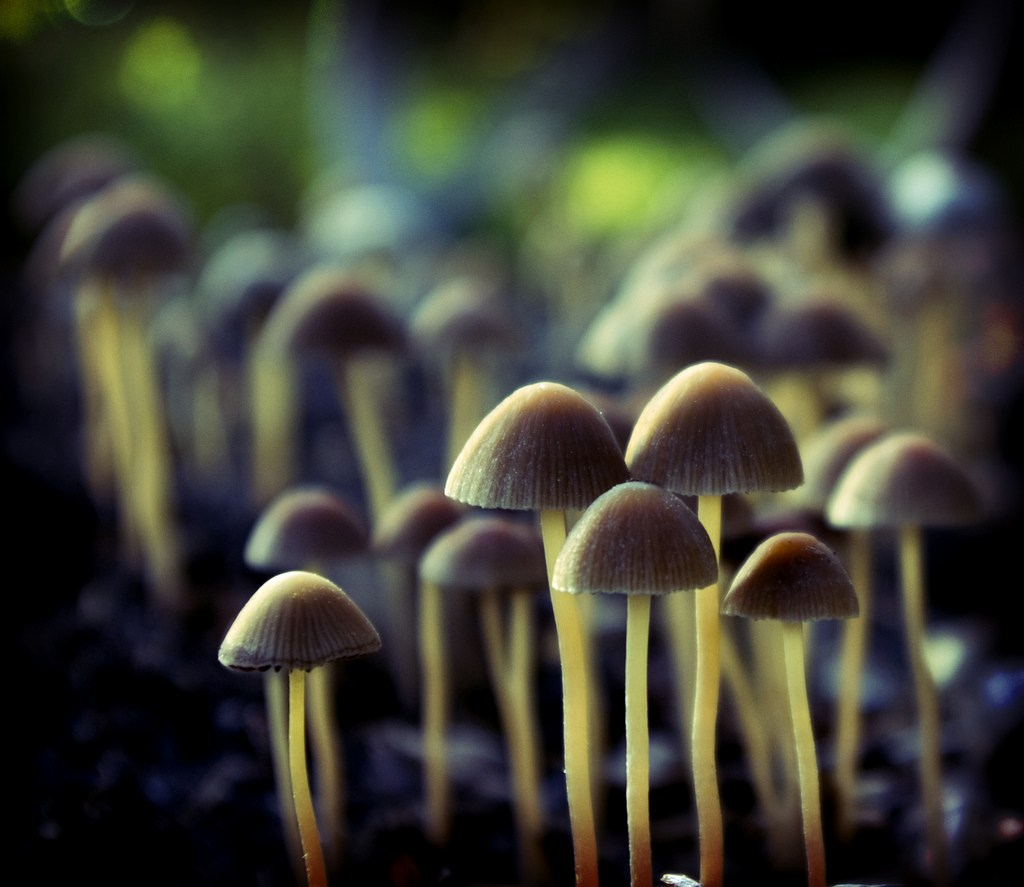
#> input picture Assignment 2/mushroom.jpg, 1024 x 887 px
$ jupyter execute asn2-q3.ipynb
#> lines starting #> are read from the running program, lines starting #| are printed output that depends on the picture; after the words box and inside, x2 and y2 are one past the last pixel; in counts of white or black regions, pixels touching at a corner belong together
# Question 3

In this question we will
- Practice using the Canny edge detector to identify significant edges in images.

[cell 1]
# boilerplate imports

import matplotlib.pyplot as plt
import skimage.data as skdata
import skimage.feature as skfeat
import skimage.color as skcolor
import skimage.io as skio

# Step 1: Perform Canny edge detection on the `skdata.astronaut()` image.

- call skimage.astronaut() to obtain the image
- convert it to grayscale
- perform Canny edge detection (`skfeat.canny()` function) on the grayscale image -- select the parameters to optimize the edge detection to find only the edges of major salient objects in the scene such as the person, helmet, flag, and space shuttle model (you won't be able to do this perfectly, but do the best you can).
- display the result of the Canny edge detection as a binary image.

[cell 2]
# Write your code here.
astro = skdata.astronaut()
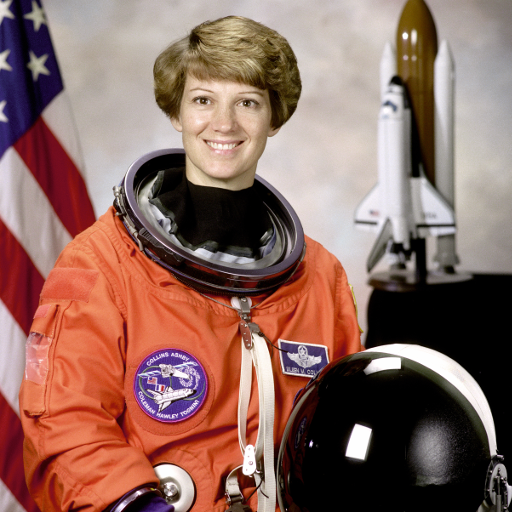
#> astro: shape (512, 512, 3); mean R, G, B 141.6, 105.8, 96.5
astro_grey = skcolor.rgb2gray(astro)
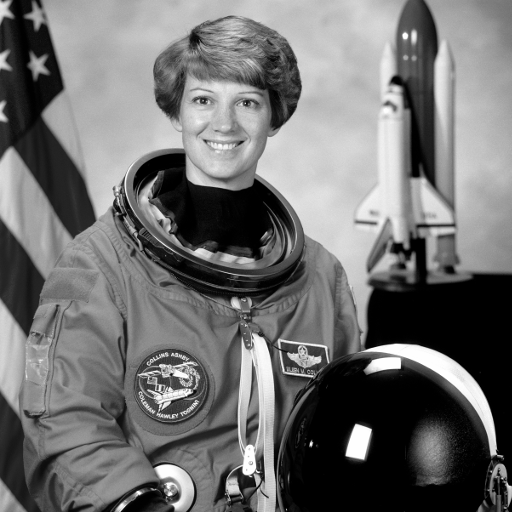
#> astro_grey: shape (512, 512) float64; min 0, max 1, mean 0.442

edges_A = skfeat.canny(
    astro_grey,
    sigma=2.0,
    low_threshold=0.2,
    high_threshold=0.77,
    use_quantiles=True
)
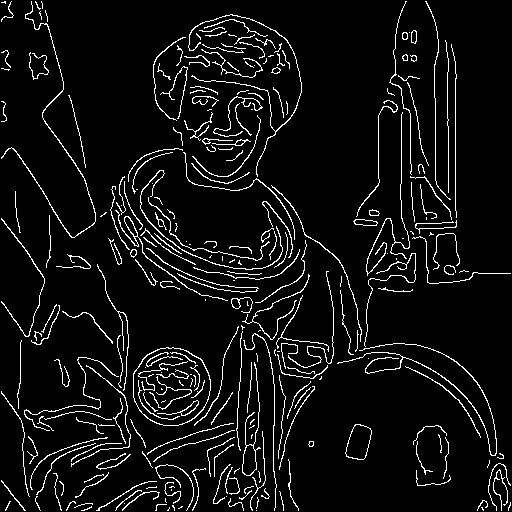
#> edges_A: shape (512, 512) bool; 6.4% white in thin lines or dots

fig, ax = plt.subplots(1,2, figsize=(12,6))
ax[0].imshow(astro)
ax[1].imshow(edges_A, cmap='gray')
plt.title("Canny edges: astronaut")
ax[0].axis('off')
ax[1].axis('off')
plt.show()
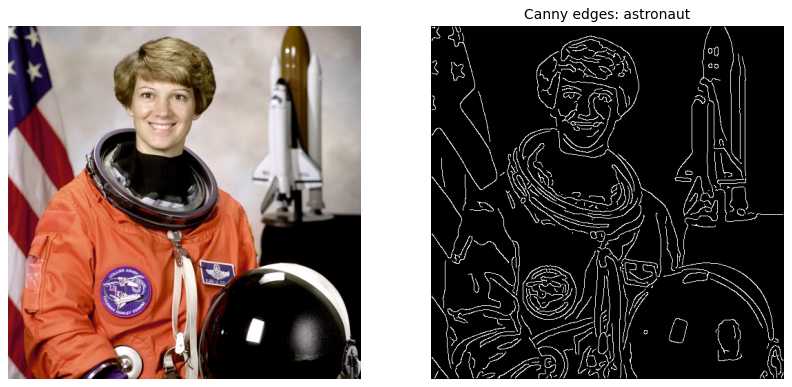
#> figure drawn by matplotlib, 2 panels

# Step 2: Justify your parameter selection

1. Explain why you selected the parameters that you did and justify why they are appropriate for the given edge detection task and context.

    * The given parameters preserved the edges of important details like the ship in the background, the stars on the flag, and her eyes/smile/hairline, while limitting the amount of unneccessary details like lines in the suit from rumpled fabric. I think if I was trying a more thorough approach I would try to do some sort of blurring for just the colours orange and blonde so her hair and suit had less lines in them

# Step 3: Repeat for the `mushroom.jpg` image.

- load the image file `mushroom.jpg` provided with this assignment and convert it to grayscale
- perform Canny edge detection on the grayscale image -- select the parameters to find only the edges of the five mushrooms in the foreground that are in focus (you won't be able to do this perfectly, but do the best you can).
- display the result of the Canny edge detection as a binary image.

[cell 3]
# Since this image is a little larger, it may display with a fuzzy appearance if you don't increase the
# resolution of figure rendering a bit.  Before you call plt.imshow(), call plt.figure(dpi=300).
# This will result in a clearer display of the binary edge image.

from skimage.io import imread

# Write your code here.
mush = imread("mushroom.jpg")
#> mush is the input picture: shape (887, 1024, 3); mean R, G, B 62.7, 63.7, 53
mush_grey = skcolor.rgb2gray(mush)
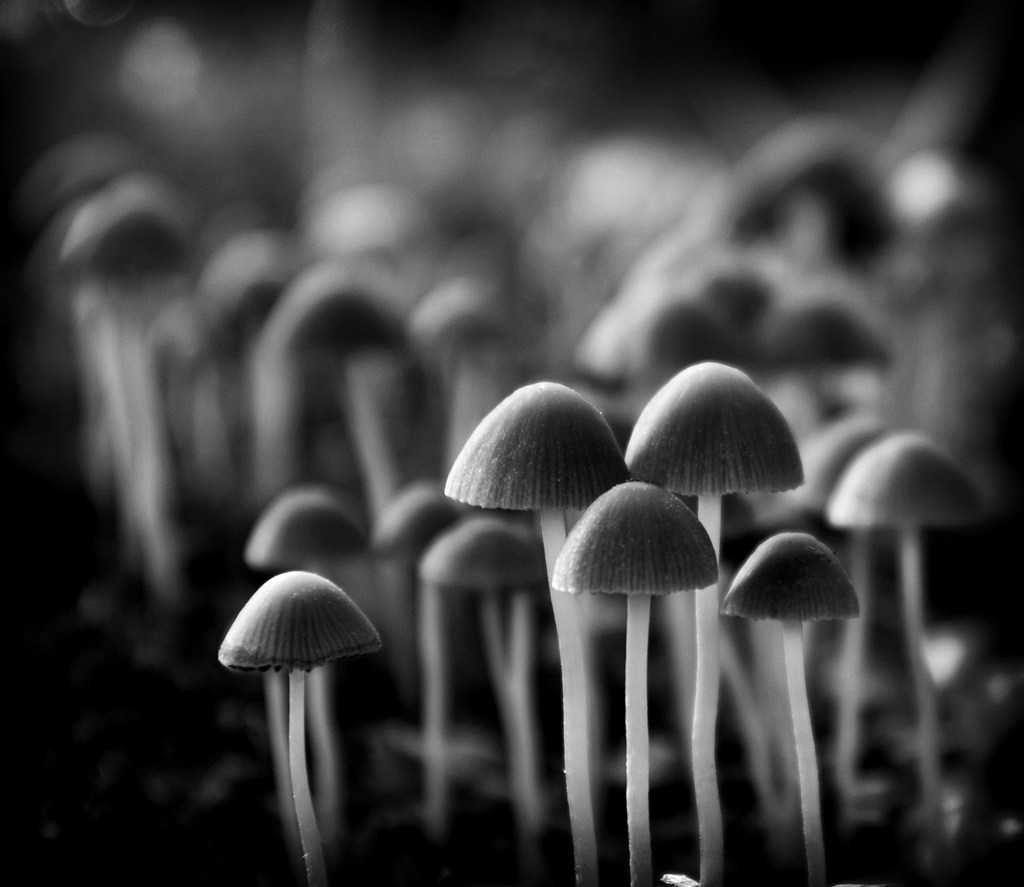
#> mush_grey: shape (887, 1024) float64; min 0, max 1, mean 0.246

edges_M = skfeat.canny(
    mush_grey,
    sigma=0.5,
    low_threshold=0.96,
    high_threshold=.98,
    use_quantiles=True
)
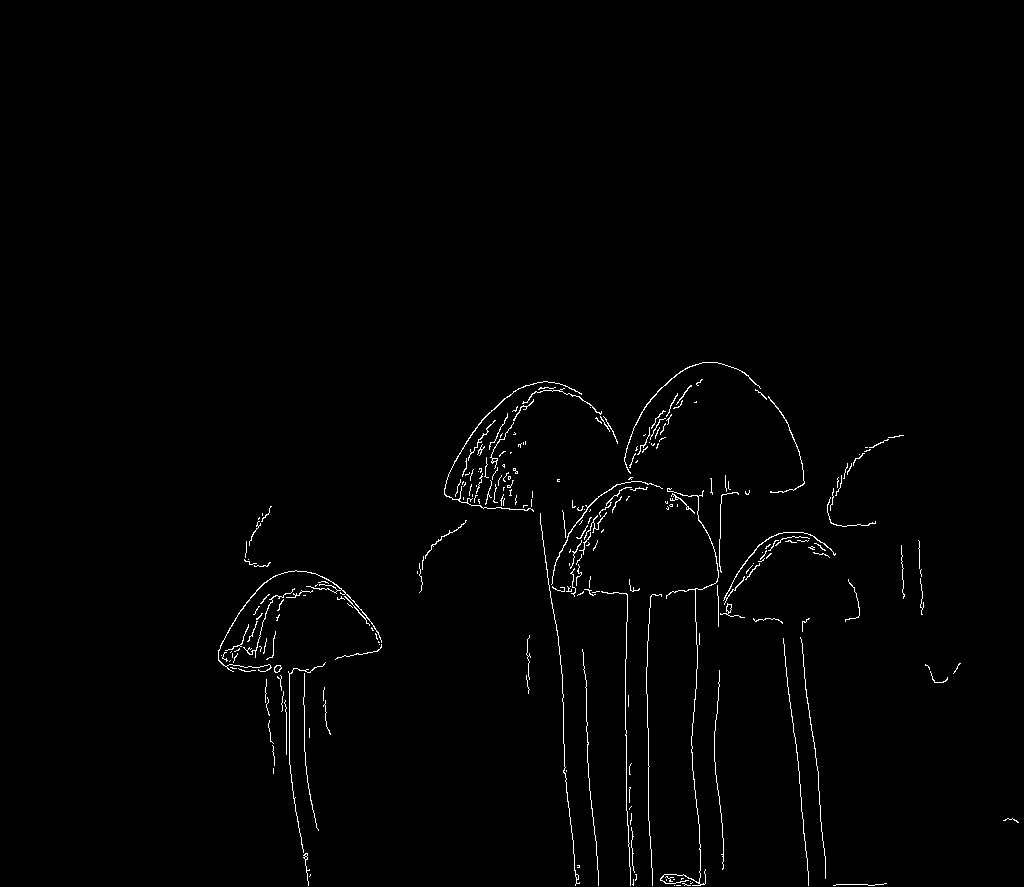
#> edges_M: shape (887, 1024) bool; 1% white in thin lines or dots, all inside (x1, y1, x2, y2) = (218, 362, 1019, 886)

fig, ax = plt.subplots(1,2, figsize=(16,10))
ax[0].imshow(mush)
ax[1].imshow(edges_M, cmap='gray')
plt.title("Canny edges: mushroom")
ax[0].axis('off')
ax[1].axis('off')
plt.show()

$ run again, with Assignment 2/waterfall.jpg copied over Assignment 2/mushroom.jpg
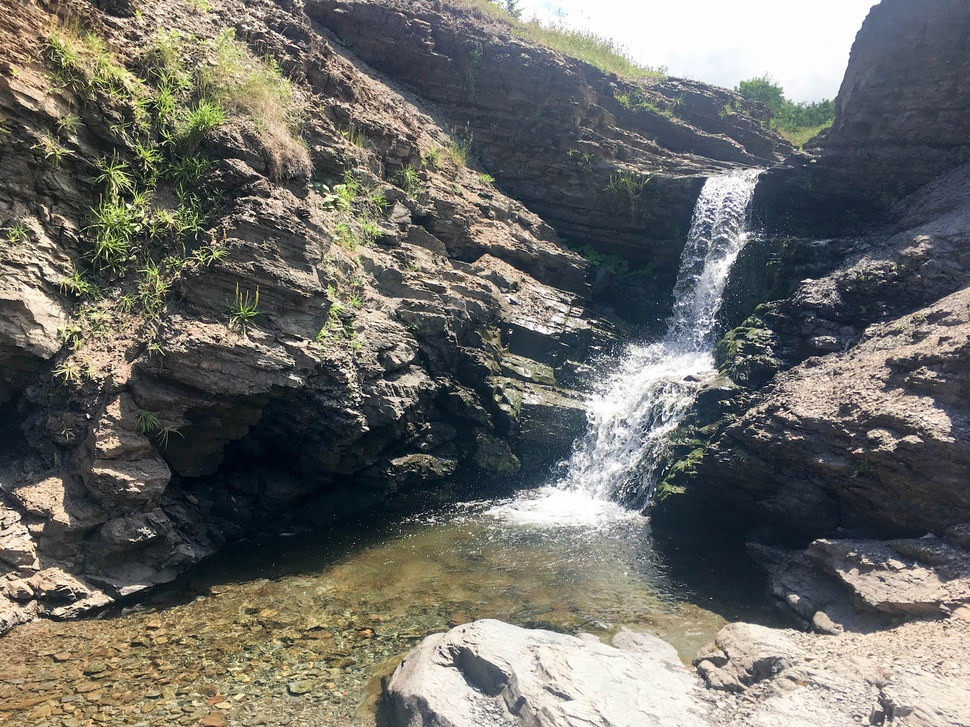
#> input picture Assignment 2/waterfall.jpg, 970 x 727 px, shrunk from 2000 x 1500 before the run
#> edges_A: shape (512, 512) bool; 6.4% white in thin lines or dots
#> mush is the input picture: shape (727, 970, 3); mean R, G, B 109.5, 108.9, 103.8
#> `mush_grey = skcolor.rgb2gray(mush)`:
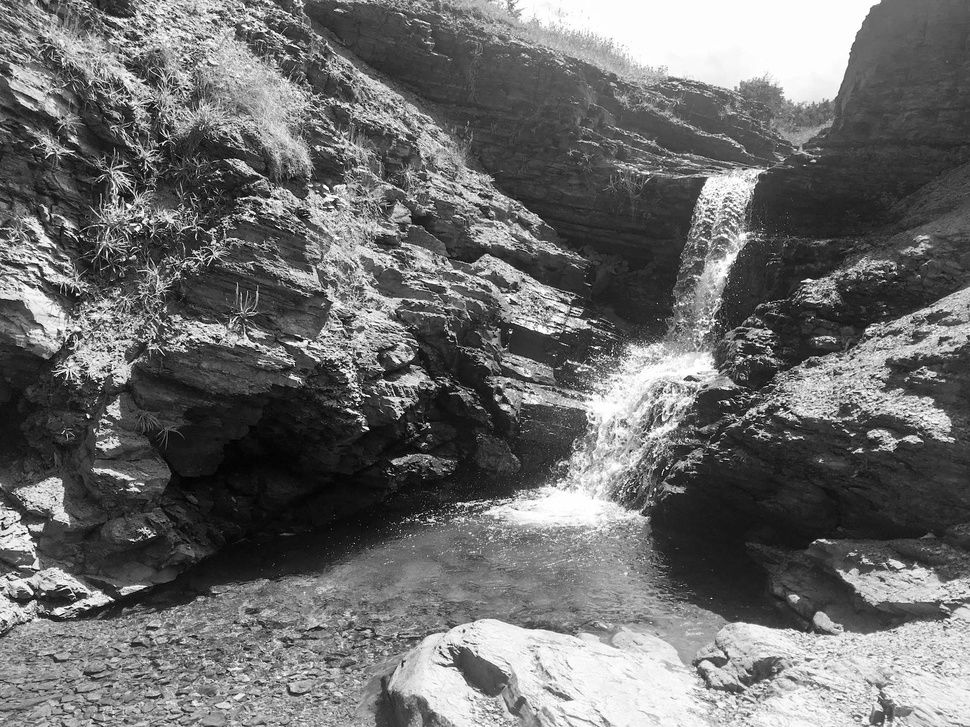
#> mush_grey: shape (727, 970) float64; min 0.000833, max 1, mean 0.426
#> `edges_M = skfeat.canny( mush_grey, sigma=0.5, low_threshold=0.96, high..`:
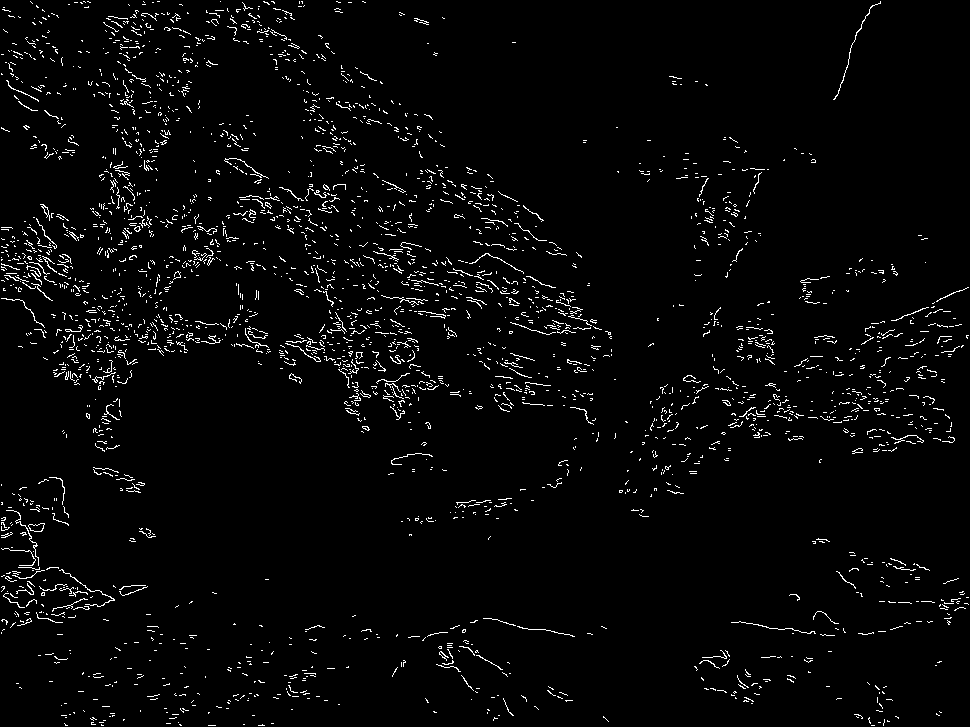
#> edges_M: shape (727, 970) bool; 2.9% white in thin lines or dots
